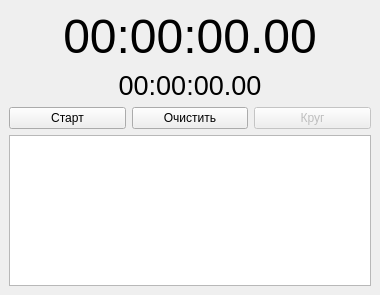
<?xml version="1.0" encoding="UTF-8"?>
<ui version="4.0">
 <class>MainWindow</class>
 <widget class="QMainWindow" name="MainWindow">
  <property name="geometry">
   <rect>
    <x>0</x>
    <y>0</y>
    <width>380</width>
    <height>295</height>
   </rect>
  </property>
  <property name="maximumSize">
   <size>
    <width>16777215</width>
    <height>16777215</height>
   </size>
  </property>
  <property name="windowTitle">
   <string>Секундомер</string>
  </property>
  <widget class="QWidget" name="centralwidget">
   <layout class="QGridLayout" name="gridLayout">
    <item row="2" column="0">
     <widget class="QPushButton" name="pb_start">
      <property name="text">
       <string>Старт</string>
      </property>
     </widget>
    </item>
    <item row="2" column="2">
     <widget class="QPushButton" name="pb_lap">
      <property name="enabled">
       <bool>false</bool>
      </property>
      <property name="text">
       <string>Круг</string>
      </property>
     </widget>
    </item>
    <item row="3" column="0" colspan="3">
     <widget class="QTextBrowser" name="tb_laps">
      <property name="minimumSize">
       <size>
        <width>0</width>
        <height>150</height>
       </size>
      </property>
      <property name="focusPolicy">
       <enum>Qt::ClickFocus</enum>
      </property>
     </widget>
    </item>
    <item row="0" column="0" colspan="3">
     <widget class="QLabel" name="l_time">
      <property name="sizePolicy">
       <sizepolicy hsizetype="Expanding" vsizetype="Fixed">
        <horstretch>0</horstretch>
        <verstretch>0</verstretch>
       </sizepolicy>
      </property>
      <property name="minimumSize">
       <size>
        <width>270</width>
        <height>0</height>
       </size>
      </property>
      <property name="font">
       <font>
        <family>Arial</family>
        <pointsize>36</pointsize>
       </font>
      </property>
      <property name="text">
       <string>00:00:00.00</string>
      </property>
      <property name="alignment">
       <set>Qt::AlignCenter</set>
      </property>
     </widget>
    </item>
    <item row="2" column="1">
     <widget class="QPushButton" name="pb_clear">
      <property name="text">
       <string>Очистить</string>
      </property>
     </widget>
    </item>
    <item row="1" column="0" colspan="3">
     <widget class="QLabel" name="l_lap_time">
      <property name="sizePolicy">
       <sizepolicy hsizetype="Expanding" vsizetype="Fixed">
        <horstretch>0</horstretch>
        <verstretch>0</verstretch>
       </sizepolicy>
      </property>
      <property name="minimumSize">
       <size>
        <width>270</width>
        <height>0</height>
       </size>
      </property>
      <property name="font">
       <font>
        <family>Arial</family>
        <pointsize>20</pointsize>
       </font>
      </property>
      <property name="text">
       <string>00:00:00.00</string>
      </property>
      <property name="alignment">
       <set>Qt::AlignCenter</set>
      </property>
     </widget>
    </item>
   </layout>
  </widget>
 </widget>
 <resources/>
 <connections/>
</ui>
